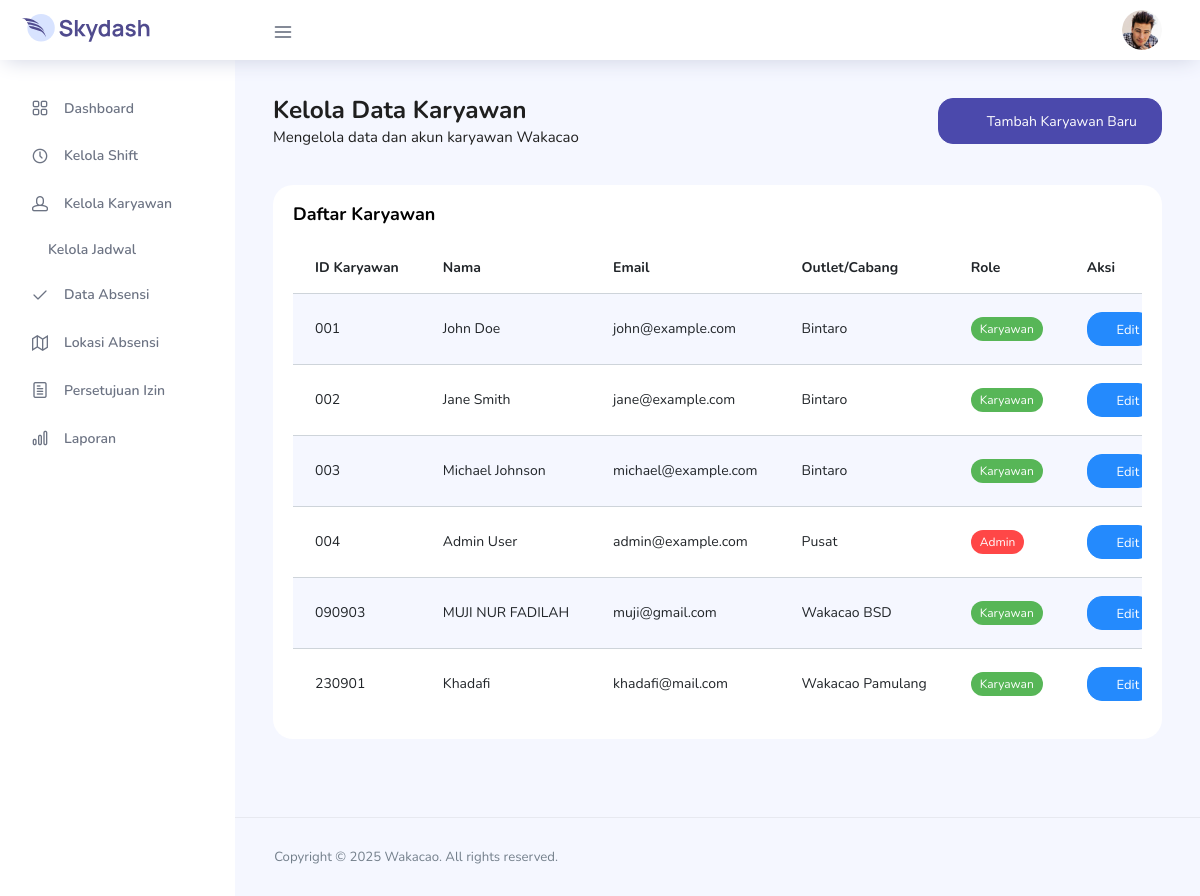
The app's page /admin/manage_employee.php (signed in) with its own data.
### tables this page shows
CREATE TABLE `users` (
  `id` int(11) NOT NULL,
  `id_karyawan` varchar(10) NOT NULL,
  `nama` varchar(100) NOT NULL,
  `email` varchar(100) NOT NULL,
  `password` varchar(255) NOT NULL,
  `outlet` varchar(50) NOT NULL,
  `role` enum('admin','karyawan','supervisor') NOT NULL DEFAULT 'karyawan',
  `created_at` timestamp NOT NULL DEFAULT current_timestamp(),
  `updated_at` timestamp NOT NULL DEFAULT current_timestamp() ON UPDATE current_timestamp()
);

### admin/manage_employee.php (the view, shortened to what this page needs)
<?php
require_once '../config.php';
$query_karyawan = "SELECT * FROM users ORDER BY id_karyawan";
$result_karyawan = mysqli_query($koneksi, $query_karyawan);
$karyawan_list = [];
if ($result_karyawan) {
    while ($row = mysqli_fetch_assoc($result_karyawan)) {
        $karyawan_list[] = $row;
    }
}
?>
<!DOCTYPE html>
<html lang="en">
<head>
  <link rel="stylesheet" href="../vendors/feather/feather.css">
  <link rel="stylesheet" href="../vendors/ti-icons/css/themify-icons.css">
  <link rel="stylesheet" href="../vendors/css/vendor.bundle.base.css">
  <link rel="stylesheet" href="../vendors/datatables.net-bs4/dataTables.bootstrap4.css">
  <link rel="stylesheet" href="../css/vertical-layout-light/style.css">
</head>
<body>
  <div class="container-scroller">
    <nav class="navbar col-lg-12 col-12 p-0 fixed-top d-flex flex-row">
      <div class="text-center navbar-brand-wrapper d-flex align-items-center justify-content-center">
        <a class="navbar-brand brand-logo mr-5" href="index.php"><img src="../images/logo.svg" class="mr-2" alt="logo"/></a>
      </div>
      <div class="navbar-menu-wrapper d-flex align-items-center justify-content-end">
        <button class="navbar-toggler navbar-toggler align-self-center" type="button" data-toggle="minimize">
          <span class="icon-menu"></span>
        </button>
        <ul class="navbar-nav navbar-nav-right">
          <li class="nav-item nav-profile dropdown">
            <a class="nav-link dropdown-toggle" href="#" data-toggle="dropdown" id="profileDropdown">
              <img src="../images/faces/face28.jpg" alt="profile"/>
            </a>
          </li>
        </ul>
      </div>
    </nav>
    </div>
      <?php include 'sidebar.php'; ?>
      <div class="main-panel">
        <div class="content-wrapper">
          <div class="row">
            <div class="col-md-12 grid-margin">
              <div class="row">
                <div class="col-12 col-xl-8 mb-4 mb-xl-0">
                  <h3 class="font-weight-bold">Kelola Data Karyawan</h3>
                  <h6 class="font-weight-normal mb-0">Mengelola data dan akun karyawan Wakacao</h6>
                </div>
                <div class="col-12 col-xl-4">
                  <div class="justify-content-end d-flex">
                    <button class="btn btn-primary btn-icon-text" data-toggle="modal" data-target="#addEmployeeModal">
                      <i class="ti-plus btn-icon-prepend"></i>
                      Tambah Karyawan Baru
                    </button>
                  </div>
                </div>
              </div>
            </div>
          </div>
          <div class="row">
            <div class="col-md-12 grid-margin stretch-card">
              <div class="card">
                <div class="card-body">
                  <h4 class="card-title">Daftar Karyawan</h4>
                  <div class="table-responsive">
                    <table class="table table-striped datatable">
                      <thead>
                        <tr>
                          <th>ID Karyawan</th>
                          <th>Nama</th>
                          <th>Email</th>
                          <th>Outlet/Cabang</th>
                          <th>Role</th>
                          <th>Aksi</th>
                        </tr>
                      </thead>
                      <tbody>
                        <?php foreach ($karyawan_list as $karyawan): ?>
                        <tr>
                          <td><?php echo $karyawan['id_karyawan']; ?></td>
                          <td><?php echo $karyawan['nama']; ?></td>
                          <td><?php echo $karyawan['email']; ?></td>
                          <td><?php echo $karyawan['outlet']; ?></td>
                          <td>
                            <span class="badge badge-<?php
                              echo $karyawan['role'] === 'admin' ? 'danger' :
                                   ($karyawan['role'] === 'supervisor' ? 'warning' : 'success');
                            ?>"><?php echo ucfirst($karyawan['role']); ?></span>
                          </td>
                          <td>
                            <a href="?action=edit&id=<?php echo $karyawan['id']; ?>" class="btn btn-sm btn-info">
                              <i class="ti-pencil"></i> Edit
                            </a>
                          </td>
                        </tr>
                        <?php endforeach; ?>
                      </tbody>
                    </table>
                  </div>
                </div>
              </div>
            </div>
          </div>
        </div>
        <footer class="footer">
          <div class="d-sm-flex justify-content-center justify-content-sm-between">
            <span class="text-muted text-center text-sm-left d-block d-sm-inline-block">Copyright © <?php echo date('Y'); ?> Wakacao. All rights reserved.</span>
          </div>
        </footer>
      </div>
    </div>
</body>
</html>

### records on screen
users: id_karyawan "001", nama "John Doe", email "john@example.com", outlet "Bintaro", role "Karyawan"
users: id_karyawan "002", nama "Jane Smith", email "jane@example.com", outlet "Bintaro", role "Karyawan"
users: id_karyawan "003", nama "Michael Johnson", email "michael@example.com", outlet "Bintaro", role "Karyawan"
users: id_karyawan "004", nama "Admin User", email "admin@example.com", outlet "Pusat", role "Admin"
users: id_karyawan "090903", nama "MUJI NUR FADILAH", email "muji@gmail.com", outlet "Wakacao BSD", role "Karyawan"
users: id_karyawan "230901", nama "Khadafi", email "khadafi@mail.com", outlet "Wakacao Pamulang", role "Karyawan"
